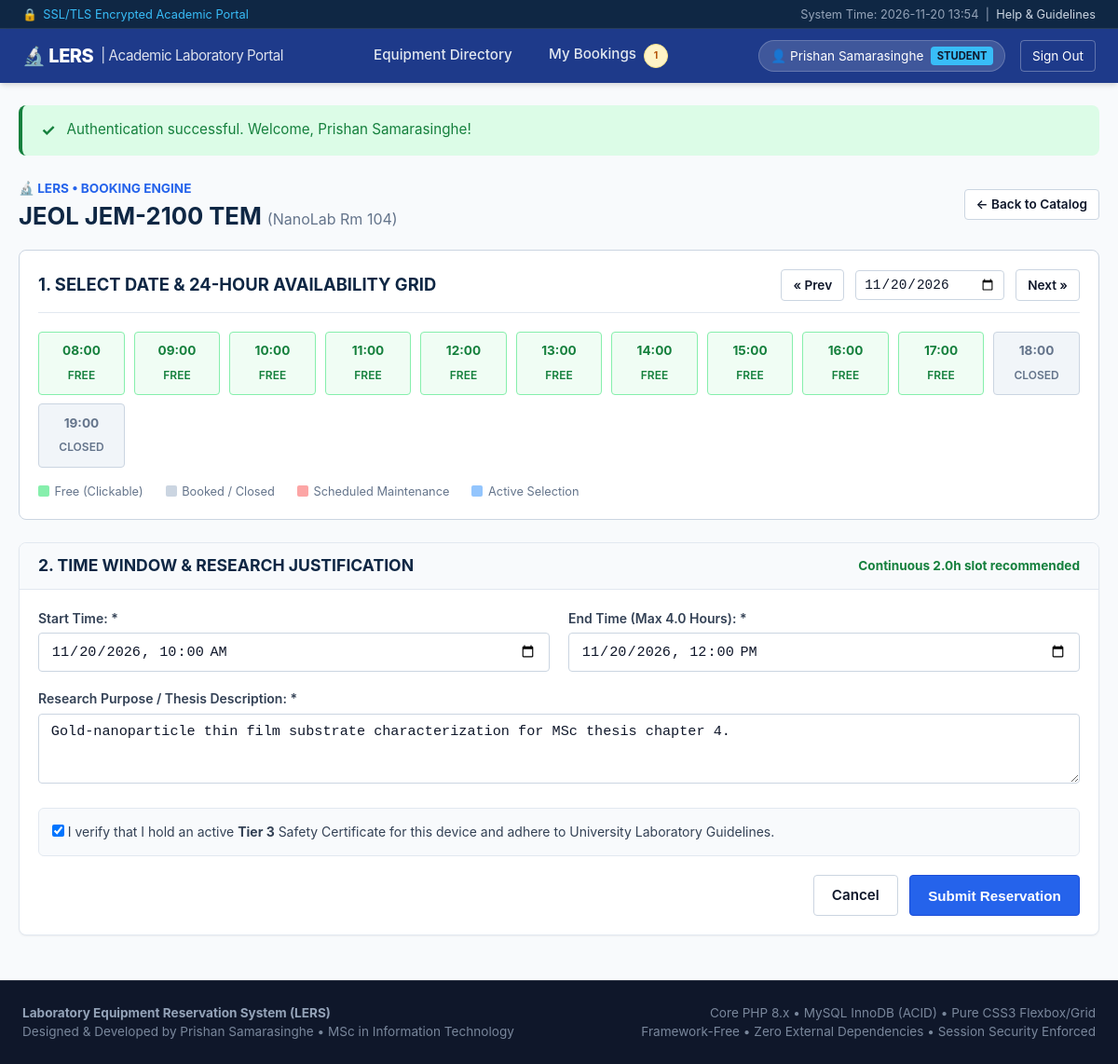
Page /reserve.php?id=1 (signed in) on the committed database.
### tables this page shows
CREATE TABLE `equipment` (
    `equipment_id` INT AUTO_INCREMENT PRIMARY KEY,
    `equipment_name` VARCHAR(150) NOT NULL,
    `model_number` VARCHAR(100) NOT NULL,
    `lab_location` VARCHAR(100) NOT NULL,
    `description` TEXT NOT NULL,
    `req_cert_tier` ENUM('Tier 1', 'Tier 2', 'Tier 3') NOT NULL DEFAULT 'Tier 1',
    `requires_approval` TINYINT(1) NOT NULL DEFAULT 1,
    `status` ENUM('operational', 'maintenance', 'decommissioned') NOT NULL DEFAULT 'operational',
    `maintenance_note` VARCHAR(255) DEFAULT NULL,
    `created_at` TIMESTAMP DEFAULT CURRENT_TIMESTAMP
);

### includes/auth.php (called while the page is built, shortened)
<?php
function sanitize(?string $string): string
{
    return htmlspecialchars((string)$string, ENT_QUOTES, 'UTF-8');
}

### reserve.php (the view, shortened to what this page needs)
<?php
require_once __DIR__ . '/includes/header.php';
$pdo = getDBConnection();
$equipmentId = (int)($_GET['id'] ?? 0);
$stmt = $pdo->prepare("SELECT * FROM equipment WHERE equipment_id = ?");
$stmt->execute([$equipmentId]);
$equipment = $stmt->fetch();
$selectedDate = trim((string)($_GET['date'] ?? date('Y-m-d')));
$prevDate = date('Y-m-d', strtotime($selectedDate . ' -1 day'));
$nextDate = date('Y-m-d', strtotime($selectedDate . ' +1 day'));
?>
<div style="display:flex; justify-content:space-between; align-items:center; margin-bottom:1.25rem;">
    <div>
        <span style="font-size:0.85rem; color:#2563eb; font-weight:700; text-transform:uppercase;">
            🔬 LERS • BOOKING ENGINE
        </span>
        <h1 style="font-size:1.6rem; margin-top:0.2rem;">
            <?= sanitize($equipment['equipment_name']) ?>
            <span style="font-size:1rem; font-weight:400; color:var(--text-muted);">(<?= sanitize($equipment['lab_location']) ?>)</span>
        </h1>
    </div>
    <div>
        <a href="catalog.php" class="btn btn-secondary btn-sm">&larr; Back to Catalog</a>
    </div>
</div>
<section class="availability-grid-container">
    <div class="grid-date-header">
        <h2 style="font-size: 1.15rem; color: var(--primary-navy);">
            1. SELECT DATE &amp; 24-HOUR AVAILABILITY GRID
        </h2>
        <div style="display: flex; align-items: center; gap: 0.75rem;">
            <a href="reserve.php?id=<?= $equipmentId ?>&date=<?= $prevDate ?>" class="btn btn-secondary btn-sm">&laquo; Prev</a>
            <input
                type="date"
                value="<?= $selectedDate ?>"
                class="form-control"
                style="width: 160px; padding: 0.35rem 0.5rem; font-size: 0.9rem;"
                onchange="window.location.href='reserve.php?id=<?= $equipmentId ?>&date=' + this.value;"
            >
            <a href="reserve.php?id=<?= $equipmentId ?>&date=<?= $nextDate ?>" class="btn btn-secondary btn-sm">Next &raquo;</a>
        </div>
    </div>
    <div class="slot-grid">
        <?php
        $hours = [8, 9, 10, 11, 12, 13, 14, 15, 16, 17, 18, 19];
        foreach ($hours as $hour):
            $slotStartTs = strtotime(sprintf('%s %02d:00:00', $selectedDate, $hour));
            $timeLabel   = date('h:i A', $slotStartTs);
            $isMaint = false;
            $isBooked = false;
            $isClosed = ($hour >= 18);
            if ($isMaint) {
                $cellClass = 'maintenance';
                $statusText = 'Maint';
            } elseif ($isBooked) {
                $cellClass = 'booked';
                $statusText = 'Booked';
            } elseif ($isClosed) {
                $cellClass = 'booked';
                $statusText = 'Closed';
            } else {
                $cellClass = 'free';
                $statusText = 'Free';
            }
        ?>
            <div
                class="slot-cell <?= $cellClass ?>"
                data-hour="<?= $hour ?>"
                data-date="<?= $selectedDate ?>"
                title="<?= ($cellClass === 'free') ? 'Click to select ' . $timeLabel : $statusText ?>"
            >
                <span class="slot-time"><?= date('H:00', $slotStartTs) ?></span>
                <span class="slot-status"><?= $statusText ?></span>
            </div>
        <?php endforeach; ?>
    </div>
    <div style="display: flex; gap: 1.5rem; margin-top: 1rem; font-size: 0.8rem; color: var(--text-muted);">
        <span style="display:flex;align-items:center;gap:0.35rem;"><span style="width:12px;height:12px;background:#86efac;border-radius:2px;display:inline-block;"></span> Free (Clickable)</span>
        <span style="display:flex;align-items:center;gap:0.35rem;"><span style="width:12px;height:12px;background:#cbd5e1;border-radius:2px;display:inline-block;"></span> Booked / Closed</span>
        <span style="display:flex;align-items:center;gap:0.35rem;"><span style="width:12px;height:12px;background:#fca5a5;border-radius:2px;display:inline-block;"></span> Scheduled Maintenance</span>
        <span style="display:flex;align-items:center;gap:0.35rem;"><span style="width:12px;height:12px;background:#93c5fd;border-radius:2px;display:inline-block;"></span> Active Selection</span>
    </div>
</section>
<section class="card">
    <div class="card-header">
        <h2 class="card-title">2. TIME WINDOW &amp; RESEARCH JUSTIFICATION</h2>
        <span id="duration_calc" style="font-size:0.85rem; font-weight:700; color:#15803d;">Continuous 2.0h slot recommended</span>
    </div>
    <div class="card-body">
        <form action="reserve.php?id=<?= $equipmentId ?>&date=<?= $selectedDate ?>" method="POST">
            <div style="display: grid; grid-template-columns: 1fr 1fr; gap: 1.25rem;">
                <div class="form-group">
                    <label for="start_time" class="form-label">Start Time: *</label>
                    <input
                        type="datetime-local"
                        id="start_time"
                        name="start_time"
                        class="form-control"
                        value="<?= $selectedDate ?>T10:00"
                        required
                    >
                </div>
                <div class="form-group">
                    <label for="end_time" class="form-label">End Time (Max 4.0 Hours): *</label>
                    <input
                        type="datetime-local"
                        id="end_time"
                        name="end_time"
                        class="form-control"
                        value="<?= $selectedDate ?>T12:00"
                        required
                    >
                </div>
            </div>
            <div class="form-group">
                <label for="purpose" class="form-label">Research Purpose / Thesis Description: *</label>
                <textarea
                    id="purpose"
                    name="purpose"
                    rows="3"
                    class="form-control"
                    placeholder="Provide research justification, sample composition, and grant/thesis chapter mapping..."
                    required
                >Gold-nanoparticle thin film substrate characterization for MSc thesis chapter 4.</textarea>
            </div>
            <div style="margin: 1.25rem 0; padding: 0.85rem; background: #f8fafc; border: 1px solid var(--border-subtle); border-radius: 6px;">
                <label class="remember-checkbox" style="align-items: flex-start;">
                    <input type="checkbox" name="cert_verified" value="1" checked required style="margin-top: 3px;">
                    <span style="font-size: 0.875rem; color: #334155;">
                        I verify that I hold an active <strong><?= sanitize($equipment['req_cert_tier']) ?></strong> Safety Certificate for this device and adhere to University Laboratory Guidelines.
                    </span>
                </label>
            </div>
            <div style="display: flex; justify-content: flex-end; gap: 0.75rem;">
                <a href="catalog.php" class="btn btn-secondary">Cancel</a>
                <button type="submit" class="btn btn-primary">
                    <span>Submit Reservation</span>
                </button>
            </div>
        </form>
    </div>
</section>
<?php require_once __DIR__ . '/includes/footer.php'; ?>

### assets/css/style.css (style rules this page uses)
:root { --primary-navy: #0f2744; --primary-blue: #1e40af; --primary-blue-hover: #1d4ed8; --accent-cyan: #0284c7; --accent-teal: #0d9488; --bg-main: #f8fafc; --bg-card: #ffffff; --bg-subtle: #f1f5f9; --bg-hover: #e2e8f0; --text-main: #0f172a; --text-muted: #64748b; --text-light: #94a3b8; --border-color: #cbd5e1; --border-subtle: #e2e8f0; --color-success: #15803d; --bg-success: #dcfce7; --color-danger: #b91c1c; --bg-danger: #fee2e2; --color-warning: #b45309; --bg-warning: #fef3c7; --color-info: #0369a1; --bg-info: #e0f2fe; --radius-sm: 4px; --radius-md: 8px; --radius-lg: 12px; --shadow-sm: 0 1px 2px 0 rgba(0, 0, 0, 0.05); --shadow-md: 0 4px 6px -1px rgba(0, 0, 0, 0.1), 0 2px 4px -1px rgba(0, 0, 0, 0.06); --shadow-lg: 0 10px 15px -3px rgba(0, 0, 0, 0.1), 0 4px 6px -2px rgba(0, 0, 0, 0.05); --font-stack: -apple-system, BlinkMacSystemFont, "Segoe UI", Roboto, "Helvetica Neue", Arial, sans-serif; }
* { box-sizing: border-box; margin: 0; padding: 0; }
body { font-family: var(--font-stack); background-color: var(--bg-main); color: var(--text-main); line-height: 1.5; font-size: 15px; min-height: 100vh; display: flex; flex-direction: column; }
h1, h2, h3, h4, h5, h6 { color: var(--primary-navy); font-weight: 700; line-height: 1.25; }
a { color: var(--primary-blue); text-decoration: none; transition: color 0.15s ease-in-out; }
.btn { display: inline-flex; align-items: center; justify-content: center; gap: 0.5rem; padding: 0.6rem 1.2rem; font-size: 0.95rem; font-weight: 600; border-radius: var(--radius-sm); border: 1px solid transparent; cursor: pointer; transition: all 0.15s ease-in-out; text-decoration: none; }
.btn-primary { background-color: #2563eb; color: #ffffff; border-color: #1d4ed8; }
.btn-secondary { background-color: #ffffff; color: var(--text-main); border-color: var(--border-color); }
.btn-sm { padding: 0.35rem 0.75rem; font-size: 0.85rem; }
.form-group { margin-bottom: 1.15rem; }
.form-label { display: block; font-weight: 600; font-size: 0.875rem; color: #334155; margin-bottom: 0.35rem; }
.form-control, .form-select { width: 100%; padding: 0.6rem 0.8rem; font-size: 0.95rem; border: 1px solid var(--border-color); border-radius: var(--radius-sm); background-color: #ffffff; color: var(--text-main); transition: border-color 0.15s, box-shadow 0.15s; }
.card { background-color: var(--bg-card); border: 1px solid var(--border-subtle); border-radius: var(--radius-md); box-shadow: var(--shadow-sm); margin-bottom: 1.5rem; overflow: hidden; }
.card-header { padding: 0.85rem 1.25rem; background-color: #f8fafc; border-bottom: 1px solid var(--border-subtle); display: flex; justify-content: space-between; align-items: center; }
.card-title { font-size: 1.1rem; font-weight: 700; color: var(--primary-navy); margin: 0; }
.card-body { padding: 1.25rem; }
.availability-grid-container { background-color: #ffffff; border: 1px solid var(--border-color); border-radius: var(--radius-md); padding: 1.25rem; margin-bottom: 1.5rem; }
.grid-date-header { display: flex; justify-content: space-between; align-items: center; margin-bottom: 1.25rem; padding-bottom: 0.75rem; border-bottom: 1px solid var(--border-subtle); }
.slot-grid { display: grid; grid-template-columns: repeat(auto-fit, minmax(85px, 1fr)); gap: 0.6rem; }
.slot-cell { border: 1px solid var(--border-color); border-radius: var(--radius-sm); padding: 0.6rem 0.4rem; text-align: center; cursor: pointer; transition: all 0.15s; }
.slot-cell .slot-time { font-size: 0.85rem; font-weight: 700; display: block; margin-bottom: 0.25rem; }
.slot-cell .slot-status { font-size: 0.75rem; text-transform: uppercase; font-weight: 600; }
.slot-cell.free { background-color: #f0fdf4; border-color: #86efac; color: #15803d; }
.slot-cell.booked { background-color: #f1f5f9; border-color: #cbd5e1; color: #64748b; cursor: not-allowed; }

### rows in the picture
equipment: equipment_name "JEOL JEM-2100 TEM", lab_location "NanoLab Rm 104", req_cert_tier "Tier 3"

### other values in the picture
$unreadNotifs "1"
$currentUser['full_name'] "Prishan Samarasinghe"
$currentUser['role'] "STUDENT"
$icon "✓"
$message "Authentication successful. Welcome, Prishan Samarasinghe!"
date('H:00', $slotStartTs) "08:00"
$statusText "FREE"
date('H:00', $slotStartTs) "09:00"
date('H:00', $slotStartTs) "10:00"
date('H:00', $slotStartTs) "11:00"
date('H:00', $slotStartTs) "12:00"
date('H:00', $slotStartTs) "13:00"
date('H:00', $slotStartTs) "14:00"
date('H:00', $slotStartTs) "15:00"
date('H:00', $slotStartTs) "16:00"
